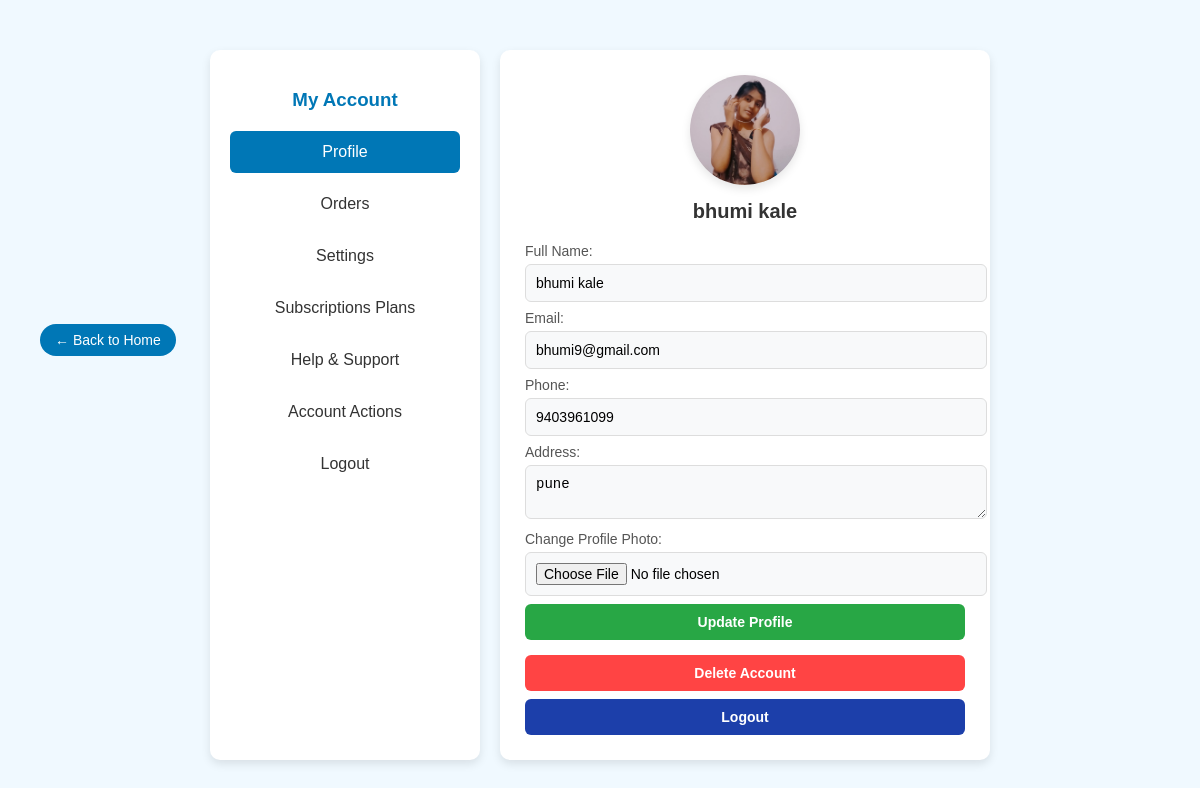
The app's page /Medico/profile.php (signed in) with its own data.
### tables this page shows
CREATE TABLE IF NOT EXISTS `users` (
  `user_id` int NOT NULL AUTO_INCREMENT,
  `full_name` varchar(255) NOT NULL,
  `email` varchar(255) NOT NULL,
  `password` varchar(255) NOT NULL,
  `phone` varchar(20) NOT NULL,
  `address` text NOT NULL,
  `profile_photo` varchar(255) DEFAULT NULL,
  `created_at` timestamp NOT NULL DEFAULT CURRENT_TIMESTAMP,
  `email_notifications` tinyint(1) DEFAULT '1',
  `sms_notifications` tinyint(1) DEFAULT '1',
  `dark_mode` tinyint(1) DEFAULT '0',
  `two_factor_auth` tinyint(1) DEFAULT '0',
  `account_status` enum('active','inactive') DEFAULT 'active',
  `last_login` datetime DEFAULT NULL,
  `privacy_setting` enum('everyone','only_me','friends') DEFAULT 'everyone',
  `reset_token` varchar(100) DEFAULT NULL,
  `reset_token_expiry` datetime DEFAULT NULL,
  `city_name` varchar(100) NOT NULL DEFAULT 'Unknown',
  `latitude` decimal(10,6) DEFAULT NULL,
  `longitude` decimal(10,6) DEFAULT NULL,
  PRIMARY KEY (`user_id`),
  UNIQUE KEY `email` (`email`)
);

### Medico/profile.php (the view, shortened to what this page needs)
<?php
include('../includes/db.php');
$user_id = $_SESSION['user_id'];
function getUserDetails($conn, $user_id) {
    $stmt = $conn->prepare("SELECT full_name, email, phone, address, profile_photo FROM users WHERE user_id = ?");
    $stmt->bind_param("i", $user_id);
    $stmt->execute();
    $result = $stmt->get_result();
    return $result->fetch_assoc();
}
$user = getUserDetails($conn, $user_id);
$full_name = htmlspecialchars($user['full_name'] ?? '', ENT_QUOTES, 'UTF-8');
$email = htmlspecialchars($user['email'] ?? '', ENT_QUOTES, 'UTF-8');
$phone = htmlspecialchars($user['phone'] ?? '', ENT_QUOTES, 'UTF-8');
$address = htmlspecialchars($user['address'] ?? '', ENT_QUOTES, 'UTF-8');
$profile_photo = !empty($user['profile_photo']) ? htmlspecialchars($user['profile_photo']) : 'default-avatar.png';
?>
<!DOCTYPE html>
<html lang="en">
<head>
</head>
<body>
<a href="home.php" class="back-button"> ← Back to Home</a>
<div class="container">
        <div class="sidebar">
            <h3>My Account</h3>
            <ul>
                <li class="active"><a href="profile.php">Profile</a></li>
                <li><a href="my_orders.php">Orders</a></li>
                <li><a href="settings.php">Settings</a></li>
                <li><a href="subscribe.php"> Subscriptions Plans</a></li>
                <li><a href="help.php">Help & Support</a></li>
                <li><a href="account_actions.php">Account Actions</a></li>
                <li><a href="logout.php">Logout</a></li>
            </ul>
        </div>
    <div class="profile-content">
        <div class="profile-header">
            <img src="<?php echo $profile_photo; ?>" alt="Profile Photo">
            <h2><?php echo $full_name; ?></h2>
        </div>
        <form method="POST" enctype="multipart/form-data">
            <label>Full Name:</label>
            <input type="text" name="full_name" value="<?php echo $full_name; ?>" required>
            <label>Email:</label>
            <input type="email" name="email" value="<?php echo $email; ?>" required>
            <label>Phone:</label>
            <input type="text" name="phone" value="<?php echo $phone; ?>" required>
            <label>Address:</label>
            <textarea name="address" required><?php echo $address; ?></textarea>
            <label>Change Profile Photo:</label>
            <input type="file" name="profile_photo" accept="image/*">
            <button type="submit" name="update" class="btn update">Update Profile</button>
        </form>
        <form action="delete_account.php" method="POST" onsubmit="return confirm('Are you sure you want to delete your account?');">
            <button type="submit" name="delete" class="btn delete">Delete Account</button>
        </form>
        <a href="logout.php" class="btn logout">Logout</a>
    </div>
</div>
</body>
</html>

### Medico/profile.php (style rules this page uses)
body { font-family: 'Poppins', sans-serif; background: #f0f9ff; margin: 0; padding: 0; }
.back-button { position: absolute ; top: 40%; left: 40px; background: #0077b6; color: white; border: none; padding: 8px 15px; font-size: 14px; border-radius: 20px; cursor: pointer; transition: 0.3s ease; text-decoration: none; }
.container { display: flex; width: 65%; max-width: 900px; margin: 50px auto; gap: 20px; }
.sidebar { width: 230px; background: white; border-radius: 10px; padding: 20px; box-shadow: 0px 4px 10px rgba(0, 0, 0, 0.1); }
.sidebar h3 { text-align: center; color: #0077b6; margin-bottom: 20px; }
.sidebar ul { list-style: none; padding: 0; }
.sidebar ul li { padding: 12px; margin-bottom: 10px; font-size: 16px; font-weight: 500; border-radius: 6px; transition: all 0.3s ease-in-out; text-align: center; cursor: pointer; }
.sidebar ul li a { text-decoration: none; color: #333; display: block; width: 100%; }
.sidebar ul li:hover, .sidebar ul li.active { background: #0077b6; color: white; }
.sidebar ul li:hover a, .sidebar ul li.active a { color: white; }
.profile-content { flex: 1; background: white; border-radius: 10px; padding: 25px; box-shadow: 0px 4px 10px rgba(0, 0, 0, 0.1); text-align: center; }
.profile-header { display: flex; flex-direction: column; align-items: center; gap: 10px; }
.profile-header img { width: 110px; height: 110px; border-radius: 50%; object-fit: cover; border: 3px black; box-shadow: 0px 4px 10px rgba(0, 0, 0, 0.1); }
.profile-header h2 { margin: 5px 0; font-size: 20px; color: #333; }
form { margin-top: 15px; text-align: left; }
form label { font-weight: 500; margin: 8px 0 5px; display: block; color: #555; font-size: 14px; }
form input, form textarea { width: 100%; padding: 10px; border: 1px solid #ddd; border-radius: 6px; font-size: 14px; background: #f8f9fa; transition: 0.3s; outline: none; }
.btn { padding: 10px; font-size: 14px; border: none; border-radius: 6px; cursor: pointer; font-weight: bold; transition: 0.3s; }
.update { width: 100%; background: #28a745; color: white; margin-top: 8px; text-align: center; display: block; text-decoration: none; padding: 10px; }
.delete { width: 100%; background: #ff4444; color: white; margin-top: 8px; text-align: center; display: block; text-decoration: none; padding: 10px; }
.logout { background: #1c3faa; color: white; margin-top: 8px; text-align: center; display: block; text-decoration: none; padding: 10px; }

### records on screen
users: profile_photo (picture), full_name "bhumi kale", email "bhumi9@gmail.com", phone "9403961099", address "pune"
